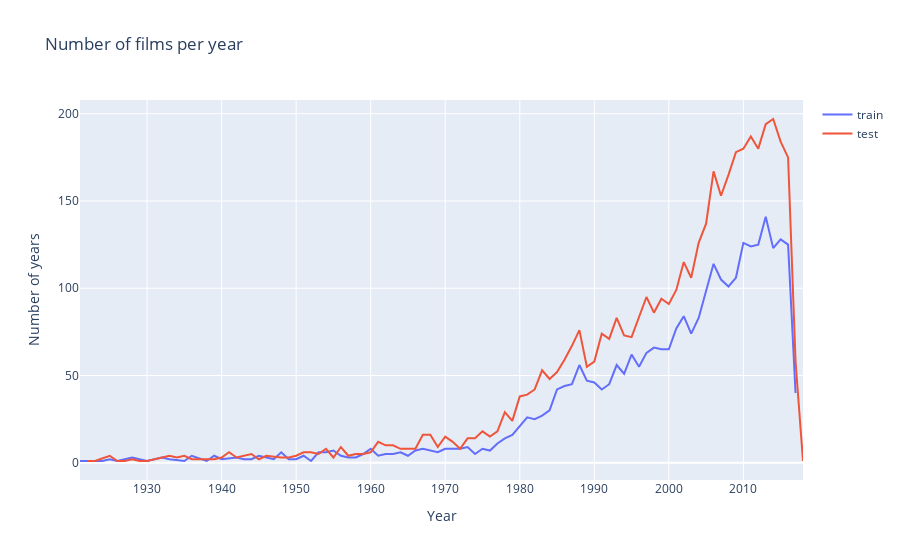

Notebook code for this chart:
### Code cell
import plotly.offline as py
py.init_notebook_mode(connected = True)
import plotly.graph_objs as go

data = [go.Scatter(x = d1.index , y =d1.values, name = 'train'), 
       go.Scatter(x = d2.index, y = d2.values, name = 'test')]

layout = go.Layout(dict(title = 'Number of films per year',
                        xaxis = dict(title = 'Year'),
                        yaxis = dict(title = 'Number of years'),
                       ), legend = dict(orientation = 'v'))

py.iplot(dict(data = data, layout = layout))

### Figure 1 — Plotly figure (JSON) as saved in the notebook; plotly's stock layout.template omitted (floating-point values rounded to 4 significant figures)
{"data": [{"name": "train", "type": "scatter", "x": [1921, 1924, 1925, 1926, 1927, 1928, 1930, 1931, 1932, 1933, 1935, 1936, 1938, 1939, 1940, 1942, 1943, 1944, 1945, 1947, 1948, 1949, 1950, 1951, 1952, 1953, 1954, 1955, 1956, 1957, 1958, 1959, 1960, 1961, 1962, 1963, 1964, 1965, 1966, 1967, 1968, 1969, 1970, 1971, 1972, 1973, 1974, 1975, 1976, 1977, 1978, 1979, 1980, 1981, 1982, 1983, 1984, 1985, 1986, 1987, 1988, 1989, 1990, 1991, 1992, 1993, 1994, 1995, 1996, 1997, 1998, 1999, 2000, 2001, 2002, 2003, 2004, 2005, 2006, 2007, 2008, 2009, 2010, 2011, 2012, 2013, 2014, 2015, 2016, 2017], "y": [1, 1, 2, 1, 2, 3, 1, 2, 3, 2, 1, 4, 1, 4, 2, 3, 2, 2, 4, 2, 6, 2, 2, 4, 1, 6, 6, 7, 4, 3, 3, 5, 8, 4, 5, 5, 6, 4, 7, 8, 7, 6, 8, 8, 8, 9, 5, 8, 7, 11, 14, 16, 21, 26, 25, 27, 30, 42, 44, 45, 56, 47, 46, 42, 45, 56, 51, 62, 55, 63, 66, 65, 65, 77, 84, 74, 83, 99, 114, 105, 101, 106, 126, 124, 125, 141, 123, 128, 125, 40]}, {"name": "test", "type": "scatter", "x": [1922, 1923, 1925, 1926, 1927, 1928, 1929, 1930, 1931, 1933, 1934, 1935, 1936, 1937, 1938, 1939, 1940, 1941, 1942, 1944, 1945, 1946, 1948, 1949, 1950, 1951, 1952, 1953, 1954, 1955, 1956, 1957, 1958, 1959, 1960, 1961, 1962, 1963, 1964, 1965, 1966, 1967, 1968, 1969, 1970, 1971, 1972, 1973, 1974, 1975, 1976, 1977, 1978, 1979, 1980, 1981, 1982, 1983, 1984, 1985, 1986, 1987, 1988, 1989, 1990, 1991, 1992, 1993, 1994, 1995, 1996, 1997, 1998, 1999, 2000, 2001, 2002, 2003, 2004, 2005, 2006, 2007, 2008, 2009, 2010, 2011, 2012, 2013, 2014, 2015, 2016, 2017, 2018], "y": [1, 1, 4, 1, 1, 2, 1, 1, 2, 4, 3, 4, 2, 2, 2, 2, 3, 6, 3, 5, 2, 4, 3, 3, 4, 6, 6, 5, 8, 3, 9, 4, 5, 5, 6, 12, 10, 10, 8, 8, 8, 16, 16, 9, 15, 12, 8, 14, 14, 18, 15, 18, 29, 24, 38, 39, 42, 53, 48, 52, 59, 67, 76, 55, 58, 74, 71, 83, 73, 72, 83, 95, 86, 94, 91, 99, 115, 106, 126, 137, 167, 153, 165, 178, 180, 187, 180, 194, 197, 184, 175, 58, 1]}], "layout": {"legend": {"orientation": "v"}, "title": {"text": "Number of films per year"}, "xaxis": {"title": {"text": "Year"}}, "yaxis": {"title": {"text": "Number of years"}}}}
